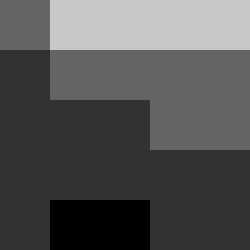
%> input picture Seismic tomography without stress change direction constraint code/diceng_50_50.bmp, 50 x 50 px (shown 5 times larger)
$ octave fftimage.m   (GNU Octave 9; MATLAB toolbox functions it lacks are replaced by stand-ins)
%> lines starting %> are read from the running program, lines starting %| are printed output that depends on the picture
%查看图片的频谱,图片为彩色
clc;
clear all;
close all;
myimage=imread('diceng_50_50.bmp');
%> myimage is the input picture: size 50x50 uint8; min 0, max 200, mean 84
% myimage1=myimage(:,:,1);%取数组的第一页
fft_myimage1=fftshift(fft2(myimage));%取二维傅里叶变换
abs_fft_myimage1=abs(fft_myimage1);%取模
angle_fft_myimage1=angle(fft_myimage1);%取幅角
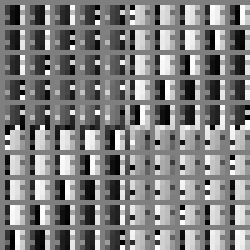
%> angle_fft_myimage1: size 50x50 double (shown 5 times larger); min -3.1, max 3.1, mean -2.27e-17; drawn with min black and max white
figure(1);
surf(abs_fft_myimage1);%显示幅度频谱
title('abs-fft-myimage1');
grid on;
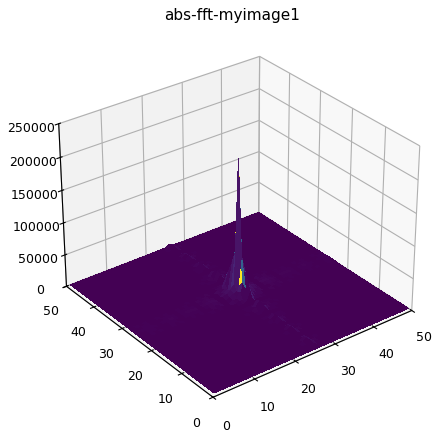
%> figure redrawn from the program's plot data

figure(2);
surf(angle_fft_myimage1);%显示相位谱
title('angle-fft-myimage1');
grid on;
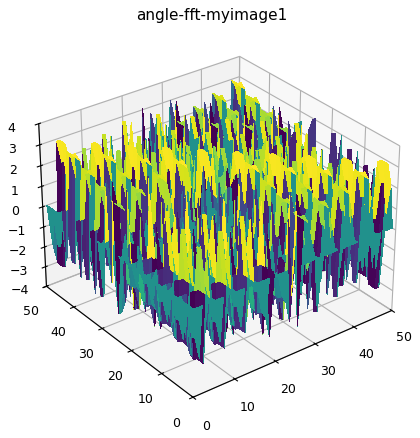
%> figure redrawn from the program's plot data

figure(4);
image(myimage);
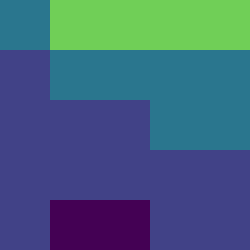
%> displayed picture: size 50x50x3, on the screen's scale of 0 to 255 (shown 5 times larger); mean R, G, B 66.3, 97.9, 125.2

fft_myimage2=fft_myimage1;
% newimag=uint8(real(ifft2(ifftshift(fft_myimage1))));
% figure(3);
% image(newimag);

%> (the run ends here)
